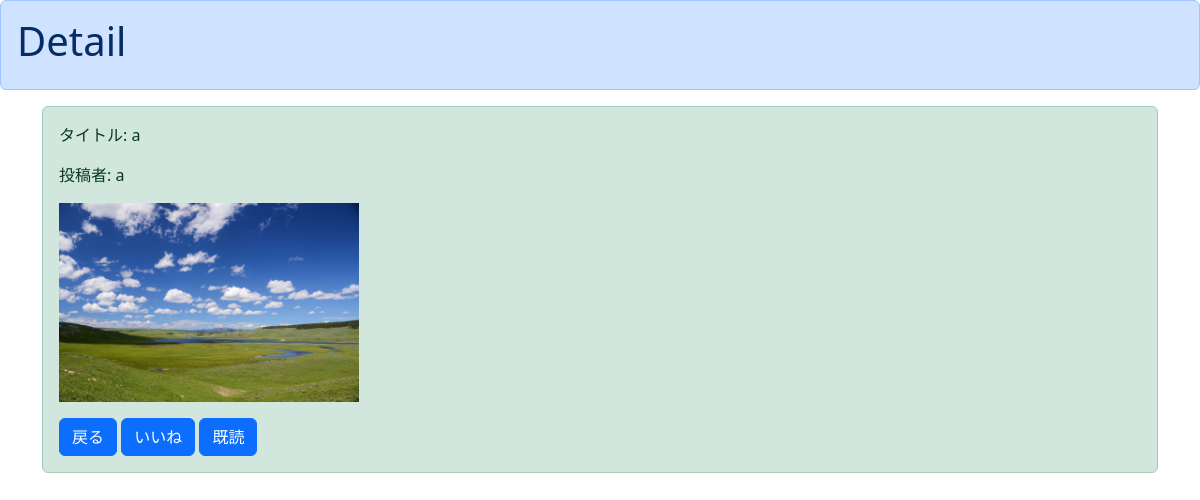
Screenshot of /detail/1 (signed in) with the database file from the repository.
### snsapp/models.py (models this page shows)
class SnsModel(models.Model):
    title = models.CharField(max_length=30)
    content = models.TextField()
    author = models.CharField(max_length=20)
    snsimage = models.ImageField(upload_to='')
    good = models.IntegerField(null=True,blank=True,default=0)
    read = models.IntegerField(null=True,blank=True,default=0)
    readtext = models.TextField(null=True,blank=True,default='')

### snsapp/views.py (the view)
# urls.py: path('detail/<int:pk>', detail_func, name='detail'),
@login_required
def detail_func(request, pk):
    object = get_object_or_404(SnsModel, pk=pk)
    return render(request, 'detail.html', {'object':object})

### templates/detail.html
{% extends 'base.html' %}
{% block header %}
  <div class="alert alert-primary" role="alert">
    <h1>Detail</h1>
  </div>
{% endblock header %}
{% block content %}
{% if user.is_authenticated %}
<div class="container">
    <div class="alert alert-success" role="alert">
        <p>タイトル: {{object.title}}</p>
        <p>投稿者: {{object.author}}</p>
        <p><img src="{{ object.snsimage.url }} " width=300></p>
        <a class="btn btn-primary" href="{% url 'list' %}" role="button">戻る</a>
        <a class="btn btn-primary" href="{% url 'good' object.pk %}" role="button">いいね</a>
        <a class="btn btn-primary" href="{% url 'read' object.pk %}" role="button">既読</a>
      </div>
</div>
{% endif %}
{% endblock content %}

### rows the page displays
SnsModel: title "a", author "a", snsimage (picture)
